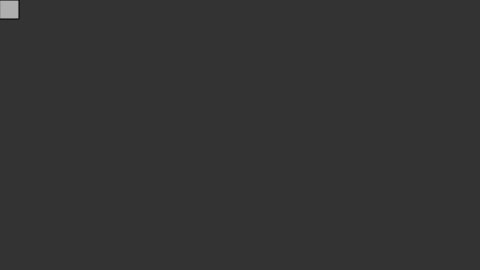
Frame 1 (no input)
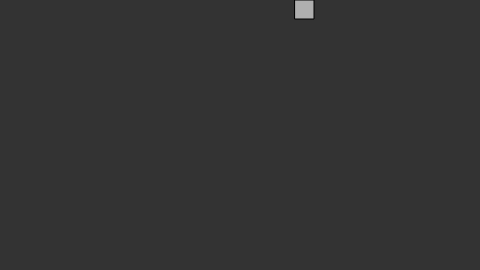
Frame 60 (no input)
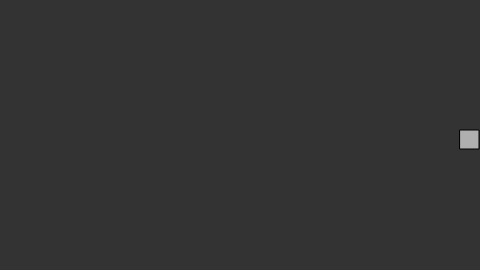
Frame 120 (the mouse pressed at the canvas centre since frame 60)

The p5.js sketch that drew these frames (run headless with seeded random() and noise() and a simulated clock; from frame 60 on, the mouse is pressed at the canvas centre):

// p5.js sketch
// ── sketch.js
// Learning Processing
// Daniel Shiffman
// http://www.learningprocessing.com

// Example 5-8: Square following edge, uses a �state� variable

var x = 0;  // x location of square
var y = 0;  // y location of square

var speed = 5;  // speed of square

// A variable to keep track of the square�s "state."  
// Depending on the value of its state, it will either move right, down, left, or up.
var state = 0;  

function setup() {
  createCanvas(480, 270);
}

function draw() {
  background(51);

  // Display the square
  stroke(0);
  fill(175);
  rect(x,y,19,19);

  // If the state is 0, move to the right.
  if (state == 0) {
    x = x + speed;
    // If, while the state is 0, it reaches the right side of the window, change the state to 1
    // Repeat this same logic for all states!?
    if (x > width-20) {
      x = width-20;
      state = 1;
    }
  } else if (state == 1) {
    y = y + speed;
    if (y > height-20) {
      y = height-20;
      state = 2;
    }
  } else if (state == 2) {
    x = x - speed;
    if (x < 0) {
      x = 0;
      state = 3;
    }
  } else if (state == 3) {
    y = y - speed;
    if (y < 0) {
      y = 0;
      state=0;
    }
  }
}
